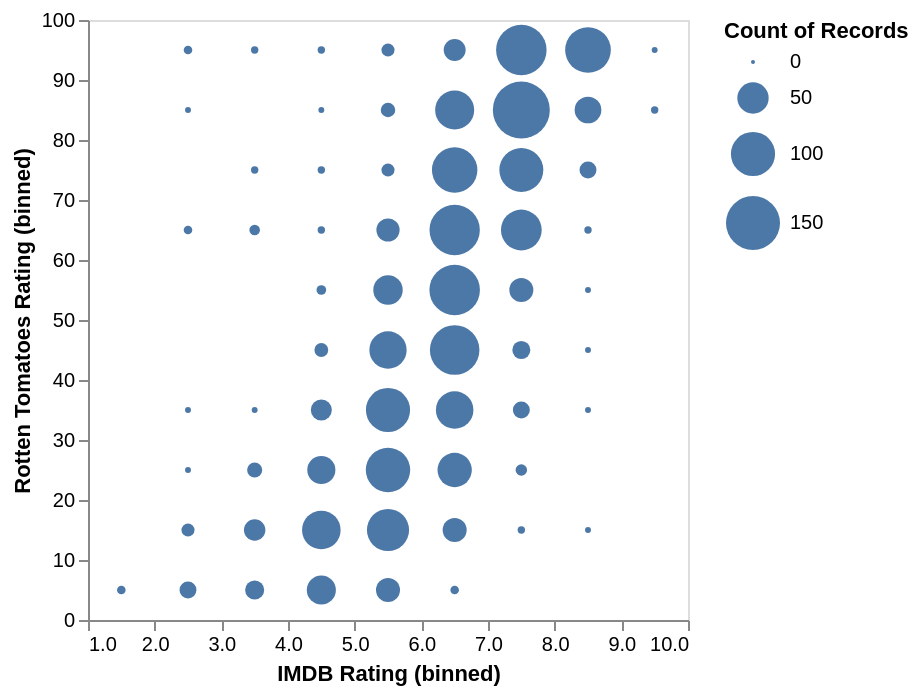

Vega-Lite specification for this chart:
### Vega-Lite specification from a JSON file in a GitHub repository (floating-point values rounded to 4 significant figures; data arrays with more than 128 entries replaced by an {"elided": "..."} marker saying what was removed)
{"$schema": "https://vega.github.io/schema/vega-lite/v4.json", "data": {"values": {"elided": "3201 records"}}, "mark": "circle", "encoding": {"x": {"bin": {"maxbins": 10}, "field": "IMDB Rating"}, "y": {"bin": {"maxbins": 10}, "field": "Rotten Tomatoes Rating"}, "size": {"aggregate": "count"}}}
